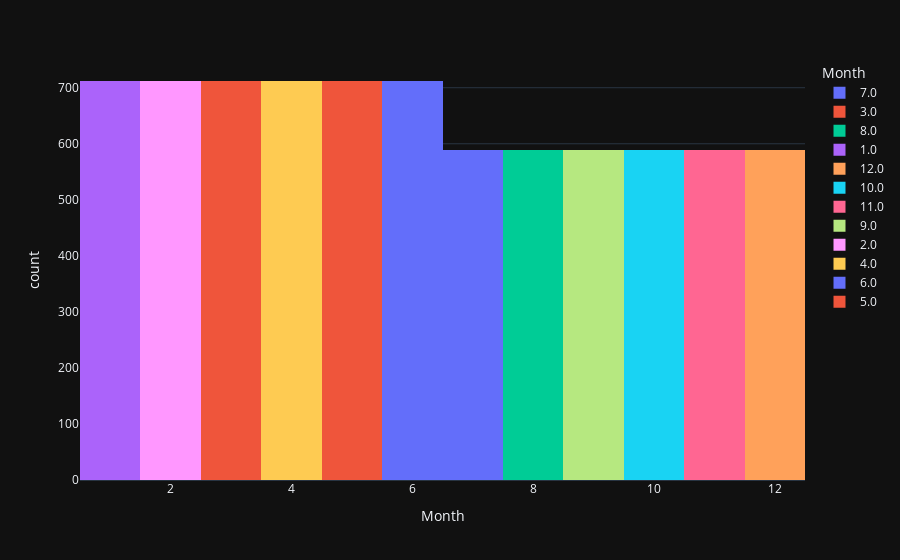

Here is the notebook cell this chart was saved with:
### Code cell
px.histogram(data, x='Month', color='Month', nbins=12)

### Figure 1 — Plotly figure (JSON) as saved in the notebook; plotly's stock layout.template omitted (floating-point values rounded to 4 significant figures; data arrays with more than 128 entries replaced by an {"elided": "..."} marker saying what was removed)
{"data": [{"alignmentgroup": "True", "bingroup": "x", "hovertemplate": "Month=%{x}<br>count=%{y}<extra></extra>", "legendgroup": "7.0", "marker": {"color": "#636efa", "pattern": {"shape": ""}}, "name": "7.0", "nbinsx": 12, "offsetgroup": "7.0", "orientation": "v", "showlegend": true, "x": {"elided": "589 float values"}, "xaxis": "x", "yaxis": "y", "type": "histogram"}, {"alignmentgroup": "True", "bingroup": "x", "hovertemplate": "Month=%{x}<br>count=%{y}<extra></extra>", "legendgroup": "3.0", "marker": {"color": "#EF553B", "pattern": {"shape": ""}}, "name": "3.0", "nbinsx": 12, "offsetgroup": "3.0", "orientation": "v", "showlegend": true, "x": {"elided": "712 float values"}, "xaxis": "x", "yaxis": "y", "type": "histogram"}, {"alignmentgroup": "True", "bingroup": "x", "hovertemplate": "Month=%{x}<br>count=%{y}<extra></extra>", "legendgroup": "8.0", "marker": {"color": "#00cc96", "pattern": {"shape": ""}}, "name": "8.0", "nbinsx": 12, "offsetgroup": "8.0", "orientation": "v", "showlegend": true, "x": {"elided": "589 float values"}, "xaxis": "x", "yaxis": "y", "type": "histogram"}, {"alignmentgroup": "True", "bingroup": "x", "hovertemplate": "Month=%{x}<br>count=%{y}<extra></extra>", "legendgroup": "1.0", "marker": {"color": "#ab63fa", "pattern": {"shape": ""}}, "name": "1.0", "nbinsx": 12, "offsetgroup": "1.0", "orientation": "v", "showlegend": true, "x": {"elided": "712 float values"}, "xaxis": "x", "yaxis": "y", "type": "histogram"}, {"alignmentgroup": "True", "bingroup": "x", "hovertemplate": "Month=%{x}<br>count=%{y}<extra></extra>", "legendgroup": "12.0", "marker": {"color": "#FFA15A", "pattern": {"shape": ""}}, "name": "12.0", "nbinsx": 12, "offsetgroup": "12.0", "orientation": "v", "showlegend": true, "x": {"elided": "589 float values"}, "xaxis": "x", "yaxis": "y", "type": "histogram"}, {"alignmentgroup": "True", "bingroup": "x", "hovertemplate": "Month=%{x}<br>count=%{y}<extra></extra>", "legendgroup": "10.0", "marker": {"color": "#19d3f3", "pattern": {"shape": ""}}, "name": "10.0", "nbinsx": 12, "offsetgroup": "10.0", "orientation": "v", "showlegend": true, "x": {"elided": "589 float values"}, "xaxis": "x", "yaxis": "y", "type": "histogram"}, {"alignmentgroup": "True", "bingroup": "x", "hovertemplate": "Month=%{x}<br>count=%{y}<extra></extra>", "legendgroup": "11.0", "marker": {"color": "#FF6692", "pattern": {"shape": ""}}, "name": "11.0", "nbinsx": 12, "offsetgroup": "11.0", "orientation": "v", "showlegend": true, "x": {"elided": "589 float values"}, "xaxis": "x", "yaxis": "y", "type": "histogram"}, {"alignmentgroup": "True", "bingroup": "x", "hovertemplate": "Month=%{x}<br>count=%{y}<extra></extra>", "legendgroup": "9.0", "marker": {"color": "#B6E880", "pattern": {"shape": ""}}, "name": "9.0", "nbinsx": 12, "offsetgroup": "9.0", "orientation": "v", "showlegend": true, "x": {"elided": "589 float values"}, "xaxis": "x", "yaxis": "y", "type": "histogram"}, {"alignmentgroup": "True", "bingroup": "x", "hovertemplate": "Month=%{x}<br>count=%{y}<extra></extra>", "legendgroup": "2.0", "marker": {"color": "#FF97FF", "pattern": {"shape": ""}}, "name": "2.0", "nbinsx": 12, "offsetgroup": "2.0", "orientation": "v", "showlegend": true, "x": {"elided": "712 float values"}, "xaxis": "x", "yaxis": "y", "type": "histogram"}, {"alignmentgroup": "True", "bingroup": "x", "hovertemplate": "Month=%{x}<br>count=%{y}<extra></extra>", "legendgroup": "4.0", "marker": {"color": "#FECB52", "pattern": {"shape": ""}}, "name": "4.0", "nbinsx": 12, "offsetgroup": "4.0", "orientation": "v", "showlegend": true, "x": {"elided": "712 float values"}, "xaxis": "x", "yaxis": "y", "type": "histogram"}, {"alignmentgroup": "True", "bingroup": "x", "hovertemplate": "Month=%{x}<br>count=%{y}<extra></extra>", "legendgroup": "6.0", "marker": {"color": "#636efa", "pattern": {"shape": ""}}, "name": "6.0", "nbinsx": 12, "offsetgroup": "6.0", "orientation": "v", "showlegend": true, "x": {"elided": "712 float values"}, "xaxis": "x", "yaxis": "y", "type": "histogram"}, {"alignmentgroup": "True", "bingroup": "x", "hovertemplate": "Month=%{x}<br>count=%{y}<extra></extra>", "legendgroup": "5.0", "marker": {"color": "#EF553B", "pattern": {"shape": ""}}, "name": "5.0", "nbinsx": 12, "offsetgroup": "5.0", "orientation": "v", "showlegend": true, "x": {"elided": "712 float values"}, "xaxis": "x", "yaxis": "y", "type": "histogram"}], "layout": {"xaxis": {"anchor": "y", "domain": [0.0, 1.0], "title": {"text": "Month"}, "categoryorder": "array", "categoryarray": [7.0, 3.0, 8.0, 1.0, 12.0, 10.0, 11.0, 9.0, 2.0, 4.0, 6.0, 5.0]}, "yaxis": {"anchor": "x", "domain": [0.0, 1.0], "title": {"text": "count"}}, "legend": {"title": {"text": "Month"}, "tracegroupgap": 0}, "margin": {"t": 60}, "barmode": "relative"}}
